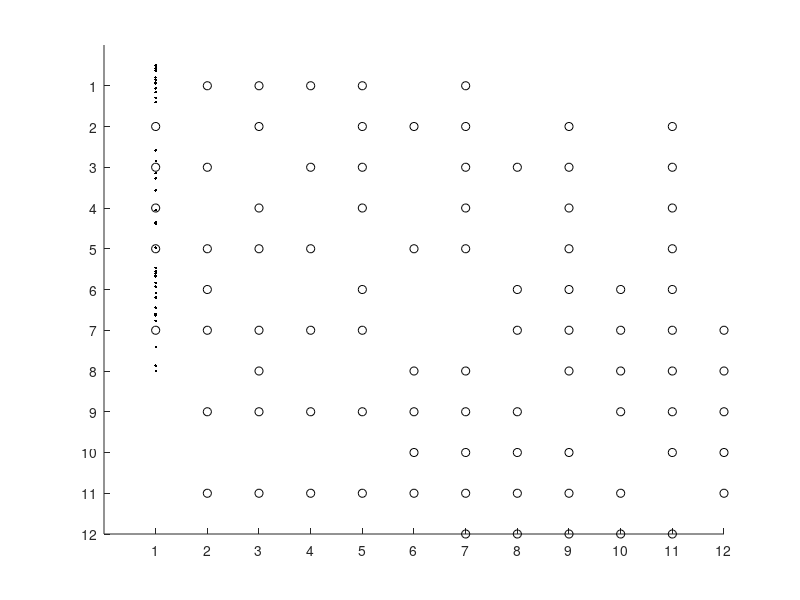

MATLAB code for this plot: (Note: this script raises an error after producing the figure.)
clear
load('velocity_noise_contact_area.mat','contact_area_sort','CellName')
SimNum = length(contact_area_sort);
CellNum = length(CellName);
mean_contact_area = zeros(CellNum);
for simidx = 1:SimNum
  mean_contact_area = mean_contact_area+contact_area_sort{simidx};
end
mean_contact_area = mean_contact_area/SimNum;

dot_size = [0.5,8];%range of dot sizes
I = mean_contact_area>0;
s = rescale(mean_contact_area(I),dot_size(1),dot_size(2));
figure;hold on
[i,j] = find(I);
for n = 1:length(i)
  if i(n)>j(n)
    plot([i(n),j(n)],[j(n),i(n)],'ko',MarkerSize=s(n),MarkerFaceColor='k')
  end
end

set(gca,'ydir','reverse','box','off','xtick',1:CellNum,'ytick',1:CellNum,'xticklabels',CellName,'yticklabels',CellName)
axis('equal',[0,CellNum+1,0,CellNum+1])

%% legend
legend_sizes = linspace(min(mean_contact_area(I)),max(mean_contact_area(I)),4);
legend_marker_sizes = rescale(legend_sizes,dot_size(1),dot_size(2));
legend_labels = arrayfun(@(x) sprintf('%.1f', x), legend_sizes, 'UniformOutput', false);

x_pos = 0; 
y_pos = (0:length(legend_sizes) - 1) * 1.5; 
figure;hold on
for k = 1:length(legend_sizes)
    plot(x_pos, y_pos(k), 'ko', 'MarkerSize', legend_marker_sizes(k), 'MarkerFaceColor', 'k');
    text(x_pos + 0.1, y_pos(k), legend_labels{k}, 'VerticalAlignment', 'middle','FontSize',15);
end
axis off